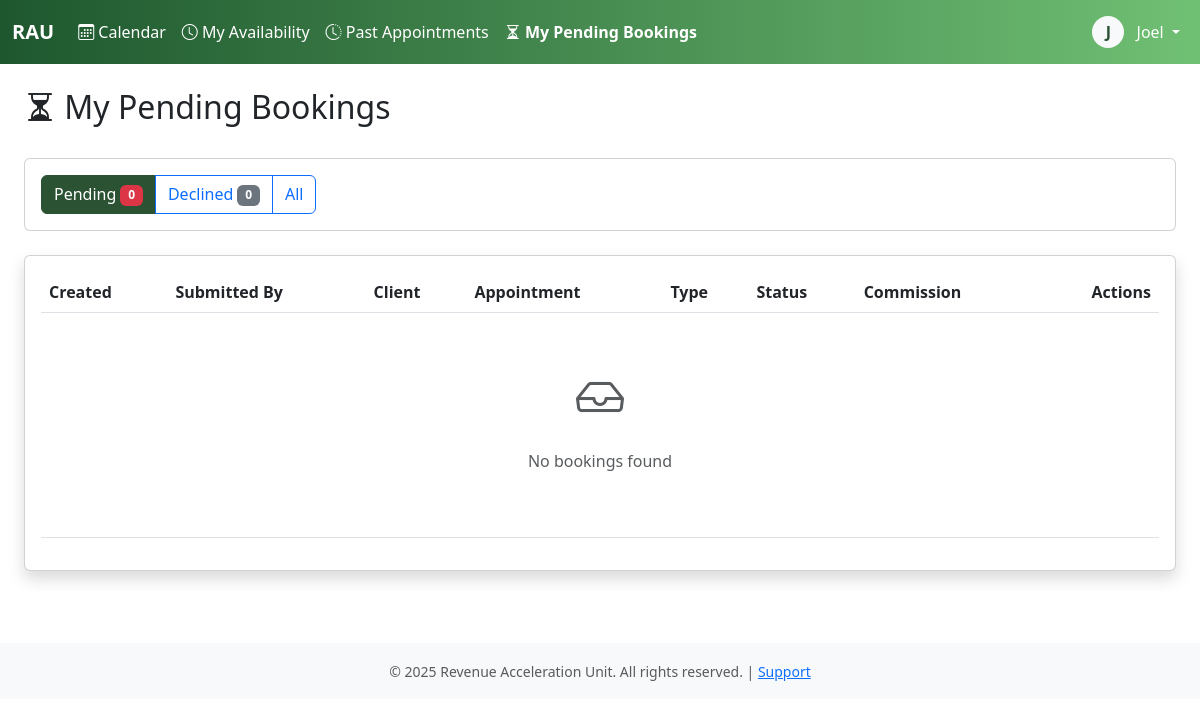
The app's page /salesman/bookings/pending/ (signed in), older data.
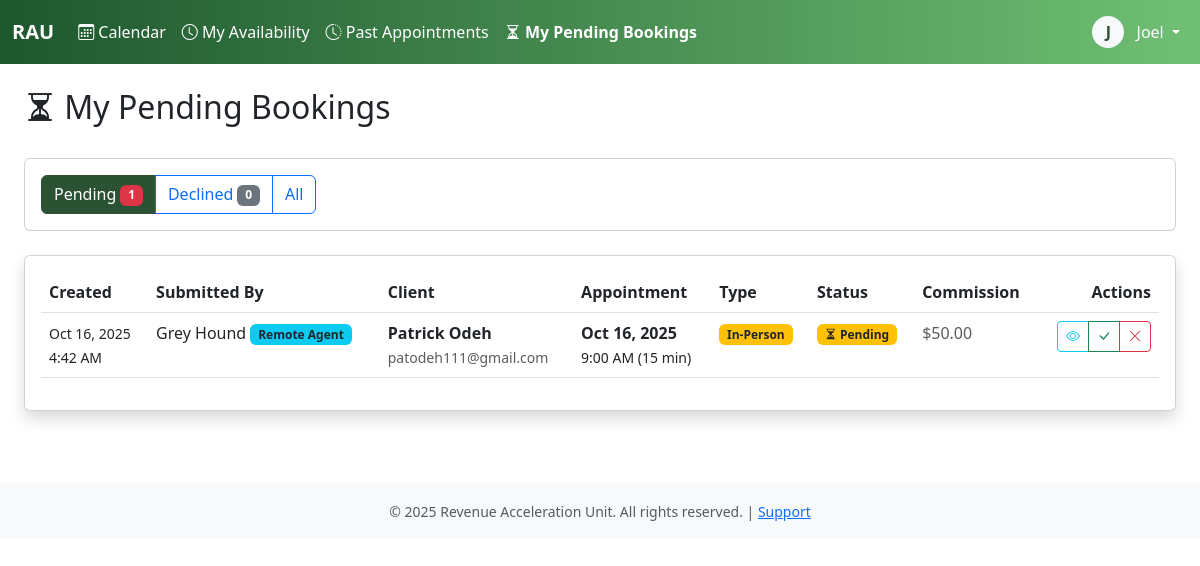
The same page, newer data.
### core/models.py (models this page shows, shortened)
class Booking(models.Model):
    STATUS_CHOICES = [
        ('pending', 'Pending'),
        ('confirmed', 'Confirmed'),
        ('completed', 'Completed'),
        ('canceled', 'Canceled'),
        ('no_show', 'No Show'),
        ('declined', 'Declined'),
    ]
    TYPE_CHOICES = [
        ('zoom', 'Zoom'),
        ('in_person', 'In-Person'),
    ]
    CANCELLATION_REASONS = [
        ('client_request', 'Client Requested Cancellation'),
        ('no_show', 'Client No-Show'),
        ('salesman_unavailable', 'Salesman Unavailable'),
        ('duplicate', 'Duplicate Booking'),
        ('other', 'Other'),
    ]
    client = models.ForeignKey(Client, on_delete=models.PROTECT, related_name='bookings')
    salesman = models.ForeignKey(User, on_delete=models.PROTECT, related_name='bookings')
    appointment_date = models.DateField()
    appointment_time = models.TimeField()
    duration_minutes = models.IntegerField(default=60)
    appointment_type = models.CharField(max_length=20, choices=TYPE_CHOICES)
    status = models.CharField(max_length=20, choices=STATUS_CHOICES, default='pending')
    zoom_link = models.URLField(blank=True)
    notes = models.TextField(blank=True)
    commission_amount = models.DecimalField(max_digits=10, decimal_places=2)
    audio_file = models.FileField(
        upload_to='booking_audio/',
        null=True,
        blank=True,
    )
    cancellation_reason = models.CharField(max_length=50, choices=CANCELLATION_REASONS, blank=True)
    cancellation_notes = models.TextField(blank=True)
    canceled_at = models.DateTimeField(null=True, blank=True)
    canceled_by = models.ForeignKey(User, on_delete=models.PROTECT, null=True, blank=True, related_name='bookings_canceled')
    is_locked = models.BooleanField(default=False)
    payroll_period = models.ForeignKey('PayrollPeriod', on_delete=models.PROTECT, null=True, blank=True, related_name='bookings')
    created_at = models.DateTimeField(auto_now_add=True)
    created_by = models.ForeignKey(User, on_delete=models.PROTECT, related_name='bookings_created')
    updated_at = models.DateTimeField(auto_now=True)
    updated_by = models.ForeignKey(User, on_delete=models.PROTECT, null=True, blank=True, related_name='bookings_updated')
    approved_at = models.DateTimeField(null=True, blank=True)
    approved_by = models.ForeignKey(User, on_delete=models.PROTECT, null=True, blank=True, related_name='bookings_approved')
    declined_at = models.DateTimeField(null=True, blank=True)
    declined_by = models.ForeignKey(User, on_delete=models.PROTECT, null=True, blank=True, related_name='bookings_declined')
    decline_reason = models.TextField(blank=True)
    available_slot = models.ForeignKey(
        'AvailableTimeSlot',
        on_delete=models.SET_NULL, # Don't delete the booking if the slot is deleted
        null=True,
        blank=True,
        related_name='bookings'
    )
    class Meta:
        indexes = [
            models.Index(fields=['appointment_date']),
            models.Index(fields=['salesman']),
            models.Index(fields=['status']),
            models.Index(fields=['salesman', 'appointment_date', 'status']),
            models.Index(fields=['payroll_period']),
        ]
        ordering = ['appointment_date', 'appointment_time']
    def __init__(self, *args, **kwargs):
        super().__init__(*args, **kwargs)
        if 'status' in self.__dict__:
            self.__original_status = self.status
        else:
            self.__original_status = self.status if self.status else 'pending'

class User(AbstractBaseUser, PermissionsMixin):
    username = models.CharField(max_length=150, unique=True)
    email = models.EmailField(unique=True)
    first_name = models.CharField(max_length=100)
    last_name = models.CharField(max_length=100)
    plain_text_password = models.CharField(max_length=255, blank=True, null=True)
    employee_id = models.CharField(max_length=20, unique=True, null=True, blank=True)
    phone_number = models.CharField(max_length=20)
    commission_rate = models.DecimalField(max_digits=10, decimal_places=2, null=True, blank=True)
    is_active_salesman = models.BooleanField(default=False)
    hire_date = models.DateField(null=True)
    is_active = models.BooleanField(default=True)
    is_staff = models.BooleanField(default=False)
    is_superuser = models.BooleanField(default=False)
    date_joined = models.DateTimeField(default=timezone.now)
    last_login = models.DateTimeField(null=True, blank=True)
    password_reset_token = models.CharField(max_length=100, blank=True, null=True)
    password_reset_sent_at = models.DateTimeField(null=True, blank=True)
    failed_login_attempts = models.IntegerField(default=0)
    last_failed_login = models.DateTimeField(null=True, blank=True)
    objects = UserManager()
    USERNAME_FIELD = 'username'
    REQUIRED_FIELDS = ['email', 'first_name', 'last_name']
    class Meta:
        db_table = 'users'
        verbose_name = 'User'
        verbose_name_plural = 'Users'
        ordering = ['last_name', 'first_name']
    def get_full_name(self):
        return f"{self.first_name} {self.last_name}".strip()
    def __init__(self, *args, **kwargs):
        super().__init__(*args, **kwargs)
        self._original_is_active_salesman = self.is_active_salesman

class Client(models.Model):
    business_name = models.CharField(max_length=200, help_text="business name")
    first_name = models.CharField(max_length=100)
    last_name = models.CharField(max_length=100)
    email = models.EmailField(unique=True)
    phone_number = models.CharField(max_length=20)
    notes = models.TextField(blank=True)
    created_at = models.DateTimeField(auto_now_add=True)
    created_by = models.ForeignKey(User, on_delete=models.PROTECT, related_name='clients_created')
    updated_at = models.DateTimeField(auto_now=True)
    class Meta:
        indexes = [
            models.Index(fields=['email']),
            models.Index(fields=['phone_number']),
            models.Index(fields=['email', 'phone_number']),
        ]
    def get_full_name(self):
        return f"{self.first_name} {self.last_name}"

### core/views.py (the view)
# urls.py: path('salesman/bookings/pending/', views.salesman_pending_bookings_view, name='salesman_pending_bookings'),
@login_required
@group_required('salesman')
def salesman_pending_bookings_view(request):
    status_filter = request.GET.get('status', 'pending')
    bookings = Booking.objects.filter(
        salesman=request.user
    ).select_related('client', 'salesman', 'created_by', 'approved_by', 'declined_by', 'canceled_by', 'updated_by')
    if status_filter == 'pending':
        bookings = bookings.filter(status='pending')
    elif status_filter == 'declined':
        bookings = bookings.filter(status='declined')
    elif status_filter == 'all':
        bookings = bookings.filter(status__in=['pending', 'declined', 'confirmed'])
    bookings = bookings.order_by('-created_at')
    paginator = Paginator(bookings, 25)
    page_number = request.GET.get('page')
    page_obj = paginator.get_page(page_number)
    pending_count = Booking.objects.filter(salesman=request.user, status='pending').count()
    declined_count = Booking.objects.filter(salesman=request.user, status='declined').count()
    context = {
        'page_obj': page_obj,
        'status_filter': status_filter,
        'pending_count': pending_count,
        'declined_count': declined_count,
    }
    return render(request, 'salesman_pending_bookings.html', context)

### core/templatetags/auth_extras.py (called while the page is built)
@register.filter(name='has_group')
def has_group(user, group_name):
    return user.groups.filter(name=group_name).exists()

### core/templates/salesman_pending_bookings.html (shortened to what the changed rows need)
{% extends 'base.html' %}
{% load auth_extras %}
{% block content %}
<div class="container-fluid">
    <div class="row mb-4">
        <div class="col">
            <h2><i class="bi bi-hourglass-split"></i> My Pending Bookings</h2>
        </div>
    </div>
    <div class="card mb-4">
        <div class="card-body">
            <div class="btn-group" role="group">
                <a href="?status=pending" class="btn btn-{% if status_filter == 'pending' %}primary{% else %}outline-primary{% endif %}">
                    Pending <span class="badge bg-danger">{{ pending_count }}</span>
                </a>
            </div>
        </div>
    </div>
    <div class="card shadow">
        <div class="card-body">
            <div class="table-responsive">
                <table class="table table-hover">
                    <thead>
                        <tr>
                            <th>Created</th>
                            <th>Submitted By</th>
                            <th>Client</th>
                            <th>Appointment</th>
                            <th>Type</th>
                            <th>Status</th>
                            <th>Commission</th>
                            <th class="text-end">Actions</th>
                        </tr>
                    </thead>
                    <tbody>
                        {% for booking in page_obj %}
                        <tr>
                            <td>
                                <small>{{ booking.created_at|date:"M d, Y" }}<br>
                                {{ booking.created_at|date:"g:i A" }}</small>
                            </td>
                            <td>
                                {{ booking.created_by.get_full_name }}
                                {% if booking.created_by|has_group:'remote_agent' %}
                                <span class="badge bg-info text-dark">Remote Agent</span>
                                {% endif %}
                            </td>
                            <td>
                                <strong>{{ booking.client.get_full_name }}</strong><br>
                                <small class="text-muted">{{ booking.client.email }}</small>
                            </td>
                            <td>
                                <strong>{{ booking.appointment_date|date:"M d, Y" }}</strong><br>
                                <small>{{ booking.appointment_time|date:"g:i A" }} ({{ booking.duration_minutes }} min)</small>
                            </td>
                            <td>
                                <span class="badge bg-{% if booking.appointment_type == 'zoom' %}primary{% else %}warning text-dark{% endif %}">
                                    {{ booking.get_appointment_type_display }}
                                </span>
                            </td>
                            <td>
                                {% if booking.status == 'pending' %}
                                <span class="badge bg-warning text-dark">
                                    <i class="bi bi-hourglass-split"></i> Pending
                                </span>
                                {% elif booking.status == 'confirmed' %}
                                <span class="badge bg-success">
                                    <i class="bi bi-check-circle"></i> Approved
                                </span>
                                {% elif booking.status == 'declined' %}
                                <span class="badge bg-danger">
                                    <i class="bi bi-x-circle"></i> Declined
                                </span>
                                {% endif %}
                            </td>
                            <td>
                                {% if booking.status == 'confirmed' %}
                                <strong class="text-success">${{ booking.commission_amount }}</strong>
                                {% else %}
                                <span class="text-muted">${{ booking.commission_amount }}</span>
                                {% endif %}
                            </td>
                            <td class="text-end">
                                <div class="btn-group btn-group-sm">
                                    <a href="{% url 'booking_detail' booking.id %}" class="btn btn-outline-info" title="View Details">
                                        <i class="bi bi-eye"></i>
                                    </a>
                                    {% if booking.status == 'pending' %}
                                    <a href="{% url 'salesman_booking_approve' booking.id %}" class="btn btn-outline-success" title="Approve">
                                        <i class="bi bi-check-lg"></i>
                                    </a>
                                    <a href="{% url 'salesman_booking_decline' booking.id %}" class="btn btn-outline-danger" title="Decline">
                                        <i class="bi bi-x-lg"></i>
                                    </a>
                                    {% endif %}
                                </div>
                            </td>
                        </tr>
                        {% empty %}
                        <tr>
                            <td colspan="8" class="text-center text-muted py-5">
                                <i class="bi bi-inbox" style="font-size: 3rem;"></i>
                                <p class="mt-3">No bookings found</p>
                            </td>
                        </tr>
                        {% endfor %}
                    </tbody>
                </table>
            </div>
        </div>
    </div>
</div>
{% endblock %}

Row changes from the older to the newer data that the page shows:
added Booking: created_at "Oct 16, 2025", created_at "4:42 AM", created_by.get_full_name "Grey Hound", shows "Remote Agent", client.get_full_name "Patrick Odeh", client.email "patodeh111@gmail.com", appointment_date "Oct 16, 2025", appointment_time "9:00 AM", duration_minutes "15", appointment_type "In-Person", status "pending" (drawn), commission_amount "50.00"
Text that changed along with them:
{{ pending_count }}: "0" → "1"
text no longer shown: "No bookings found"
